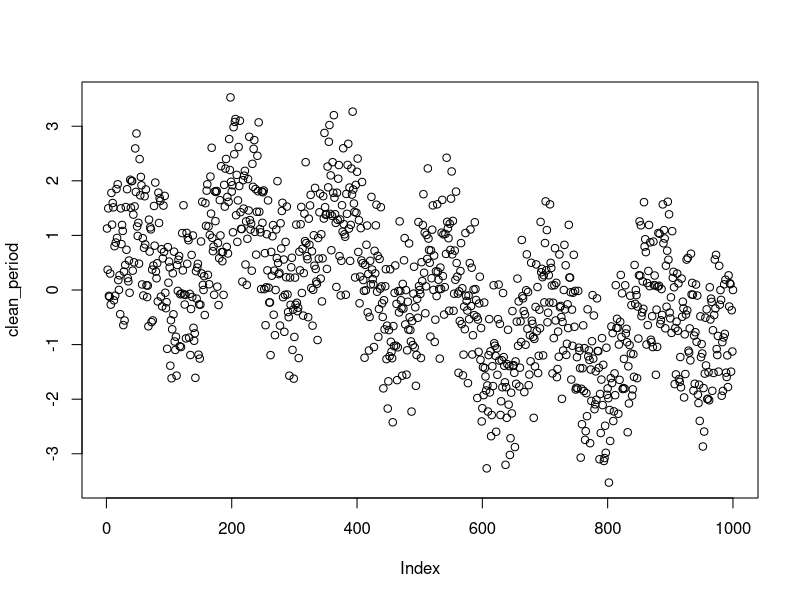
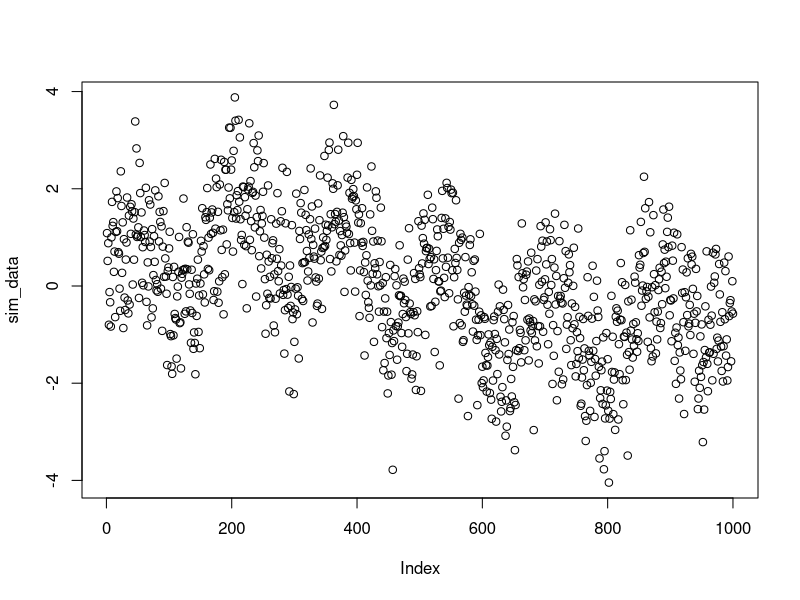

Reproduce these figures in R, in order.

len=1000

#time indicator
x=seq(1:len)
time     <- 1
w        <- 2*pi/time
ts       <- seq(time/len,time,1/len)
#simple noise
noise=rnorm(len,mean=0,sd=.5)
#heteroscedastic noise
#sinusoidals
sin_1=.99*sin(1*w*ts)
sin_2=.9*sin(6*w*ts)
sin_4=.5*sin(26*w*ts)
sin_8=.8*sin(133*w*ts)
sin_16=.7*sin(400*w*ts)
clean_period=sin_1+sin_2+sin_4+sin_8+sin_16
plot(clean_period)

sim_data = clean_period+noise
plot(sim_data)

save(sim_data,file ="sim_data.rda")

